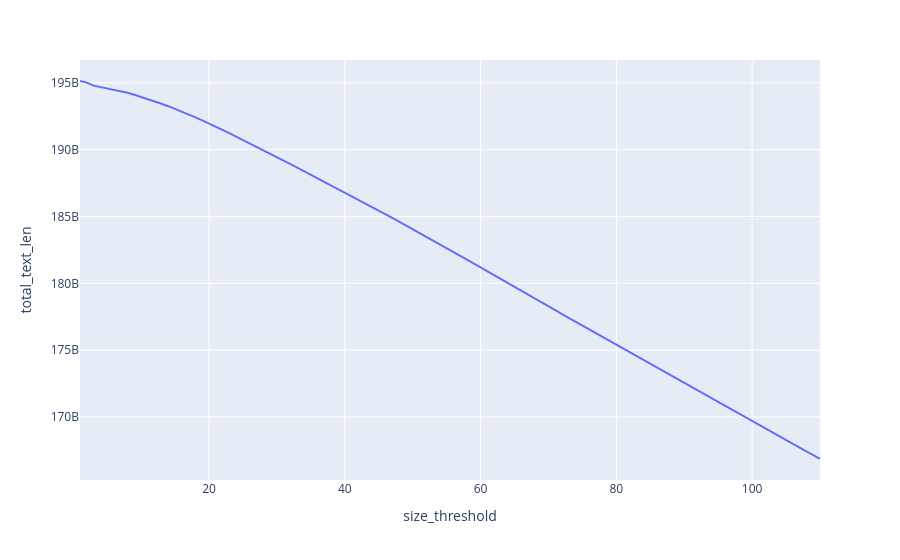

The notebook cell saved with this chart:
### Code cell
import pandas as pd

pd.options.plotting.backend = "plotly"


df = pd.read_csv("data/language_agreement_len_para_text.csv")
total_len = df.num_paragraphs.sum()

data = []

for size in df["size"]:
    if size > 110:
        break
    sub_df = df[df["size"] > size]
    data.append(
        {
            "size_threshold": size,
            "total_text_len": (sub_df.num_paragraphs * sub_df["size"]).sum(),
        }
    )


threshold_df = pd.DataFrame(data)
threshold_df.plot(x="size_threshold", y="total_text_len")
